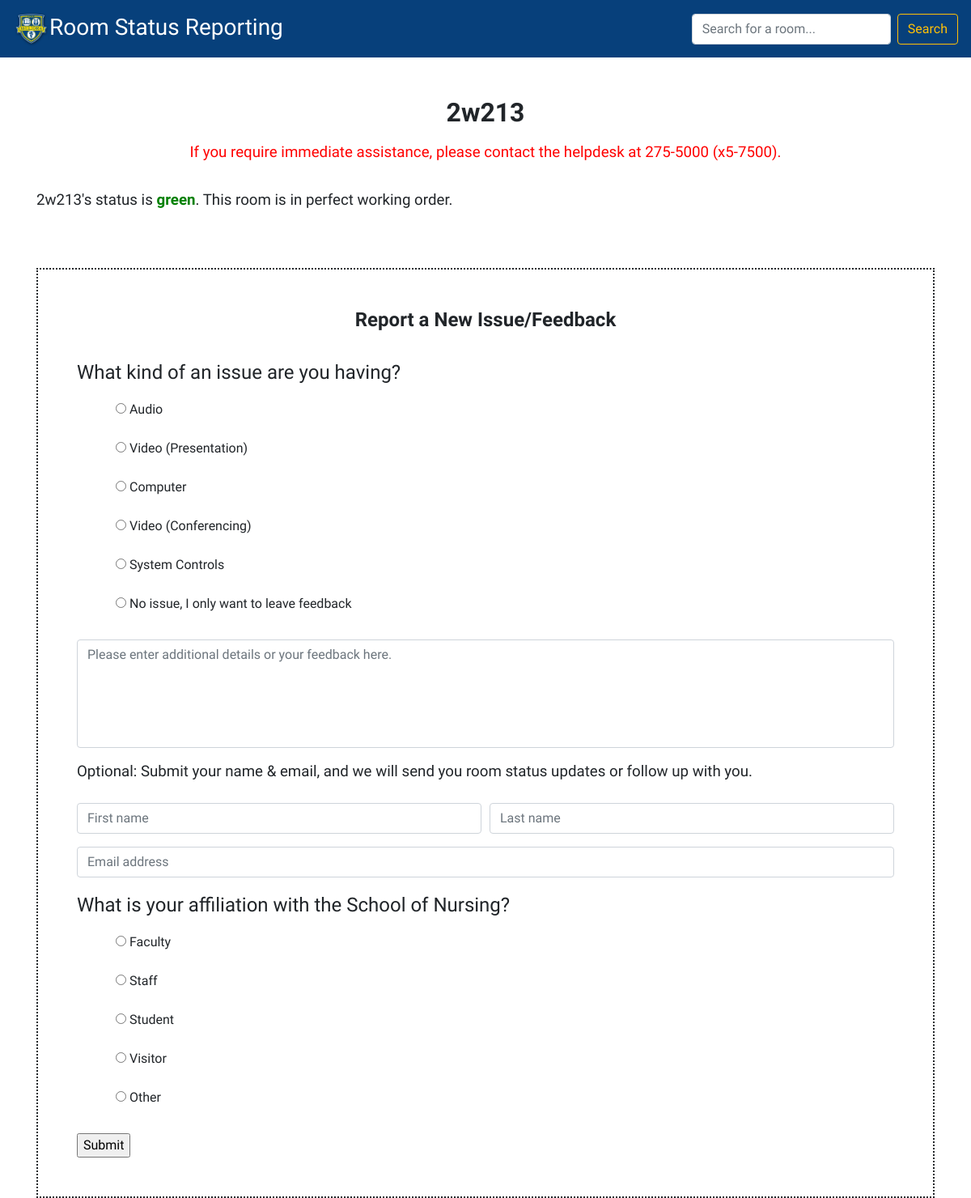
The app's page /rooms/2w213/, older data.
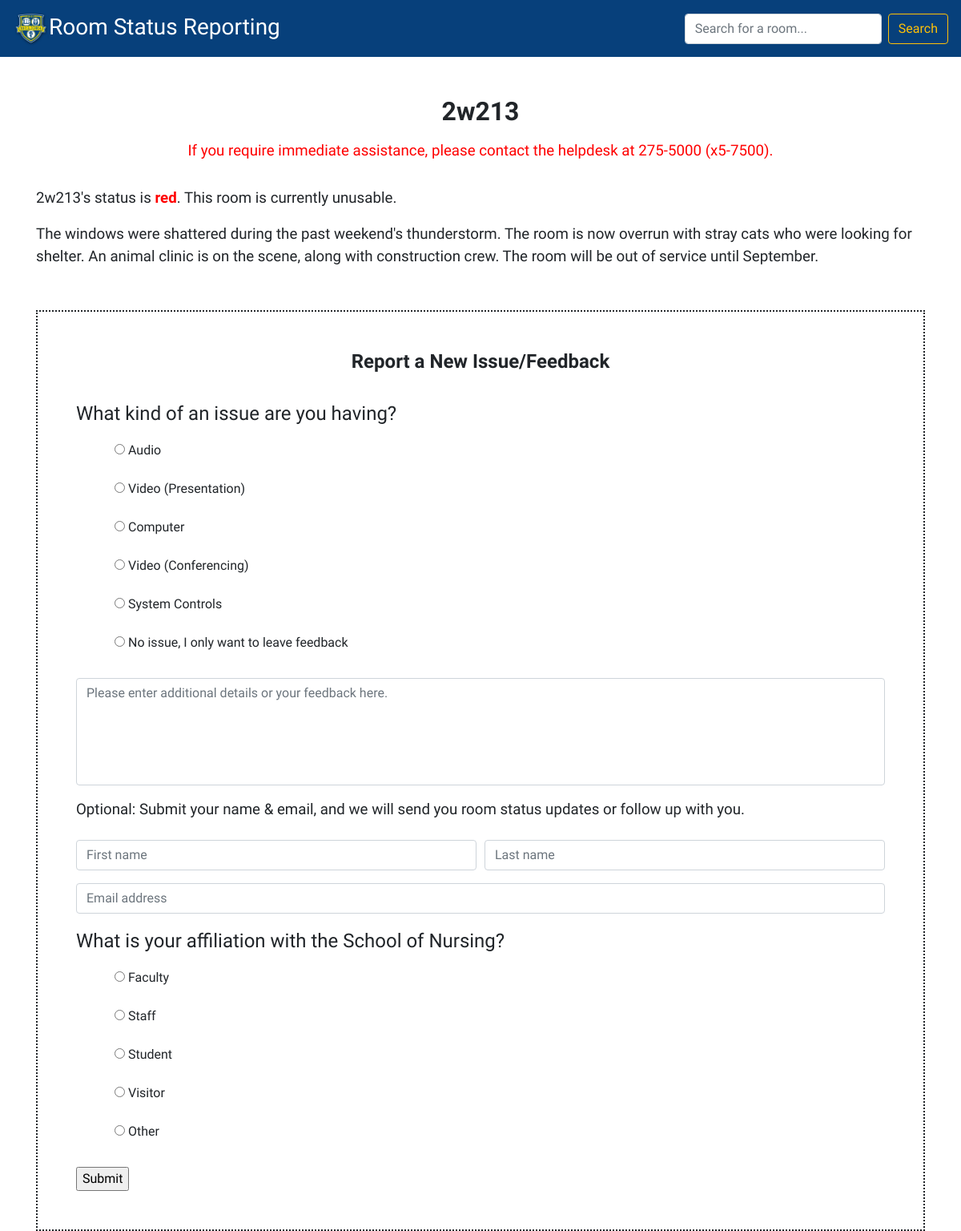
The same page, newer data.
### rooms/models.py (models this page shows, shortened)
class Room(models.Model):
    name = models.CharField(max_length=100, primary_key=True, unique=True)
    image = models.ImageField()
    details = models.TextField(null=True, blank=True)
    floorplan = models.ImageField(null=True, blank=True)
    ROOM_STATUS = (
        ('r', 'Red'),
        ('y', 'Yellow'),
        ('g', 'Green'),
    )
    status = models.CharField(max_length=1, choices=ROOM_STATUS,
                              blank=True, default='g', help_text='Status of the room')
    no_new_tickets = models.BooleanField(default=True)
    def __str__(self):
        return self.name
    class Meta:
        ordering = ['name']

### rooms/views.py (the view, shortened to what this page needs)
# urls.py: path('<str:room_name>/', views.ticket, name='ticket'),
def ticket(request, room_name):
    room_name = get_object_or_404(Room, pk=room_name)
    str_room_name = str(room_name)
    room = Room.objects.all()
    form_class = TicketForm
    if request.method == 'GET':
        form = TicketForm()
    return render(request, 'ticket.html', context={'room_name': room_name, 'room': room, 'form': form_class, })

### rooms/templates/ticket.html (shortened to what this page needs)
{% extends "base_generic.html" %}
{% block content %}
<div class="container">
<h1><strong>{{room_name}}</strong></h1>
<p class="red-text center large-text small-padding">If you require immediate assistance, please contact the helpdesk at 275-5000 (x5-7500).</p>
{% if room_name.status == 'g' %} <p class="large-text">{{room_name}}'s status is <strong id="green-text">green</strong>.  This room is in perfect working order.</p>{%elif room_name.status == 'y' %}<p class="large-text">{{room_name}}'s status is <strong id="yellow-text">yellow</strong>. This room has the following known issues: </p>{% elif room_name.status == 'r' %} <p class="large-text">{{room_name}}'s status is <strong class="red-text">red</strong>. This room is currently unusable.</p>{% endif %}
<p class="large-text" id="break">{{room_name.details}}</p>
<form id="ticket-border" class="" method="post">
<h2><strong>Report a New Issue/Feedback</strong></h2>
<fieldset>
  <legend>What kind of an issue are you having?</legend>
  {{form.type_of_issue}}
</fieldset>
{{form.feedback_or_further_details}}
<h3>Optional: Submit your name & email, and we will send you room status updates or follow up with you.</h3>
  <div class="form-row">
    <div class="form-group col-md-6">
      {{form.first_name}}
    </div>
    <div class="form-group col-md-6">
      {{form.last_name}}
    </div>
  </div>
  <div class="form-group">
    {{form.email_address}}
  </div>
<fieldset>
  <legend>What is your affiliation with the School of Nursing?</legend>
  {{form.affiliation}}
  </fieldset>
  <input type="submit" value="Submit">
  </form>
</div>
{% endblock content %}

Row changes from the older to the newer data that the page shows:
changed Room "2w213": status "g" → "r" (drawn); details (not shown) → "The windows were shattered during the past weekend's thunderstorm. The room is now overrun with stray cats who were looking for shelter. An animal clinic is on the scene, along with construction crew. The room will be out of service until September."
Text that changed along with them:
text no longer shown: "green . This room is in perfect working order."
text now shown: "red . This room is currently unusable."
